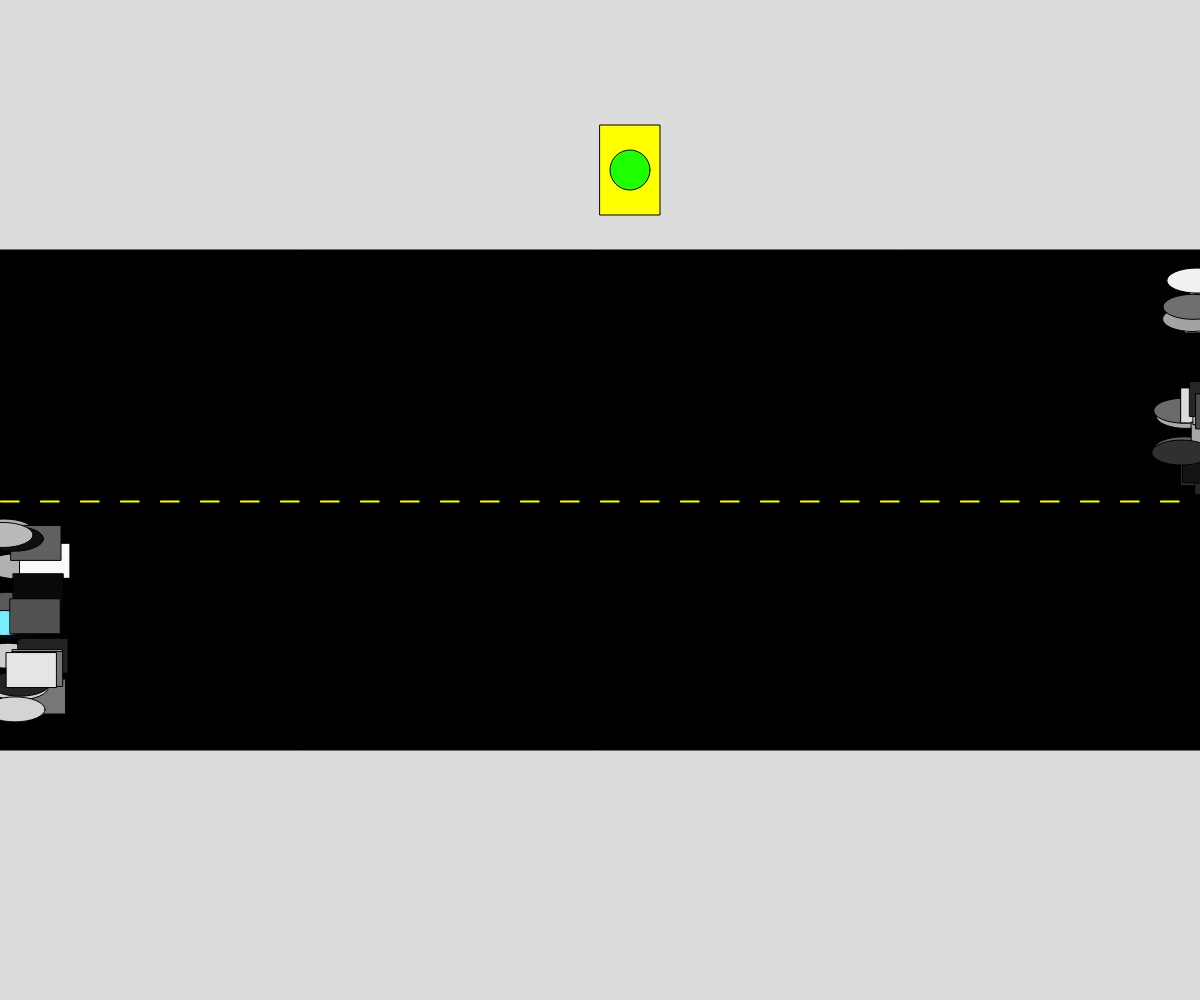
Frame 1 (no input)
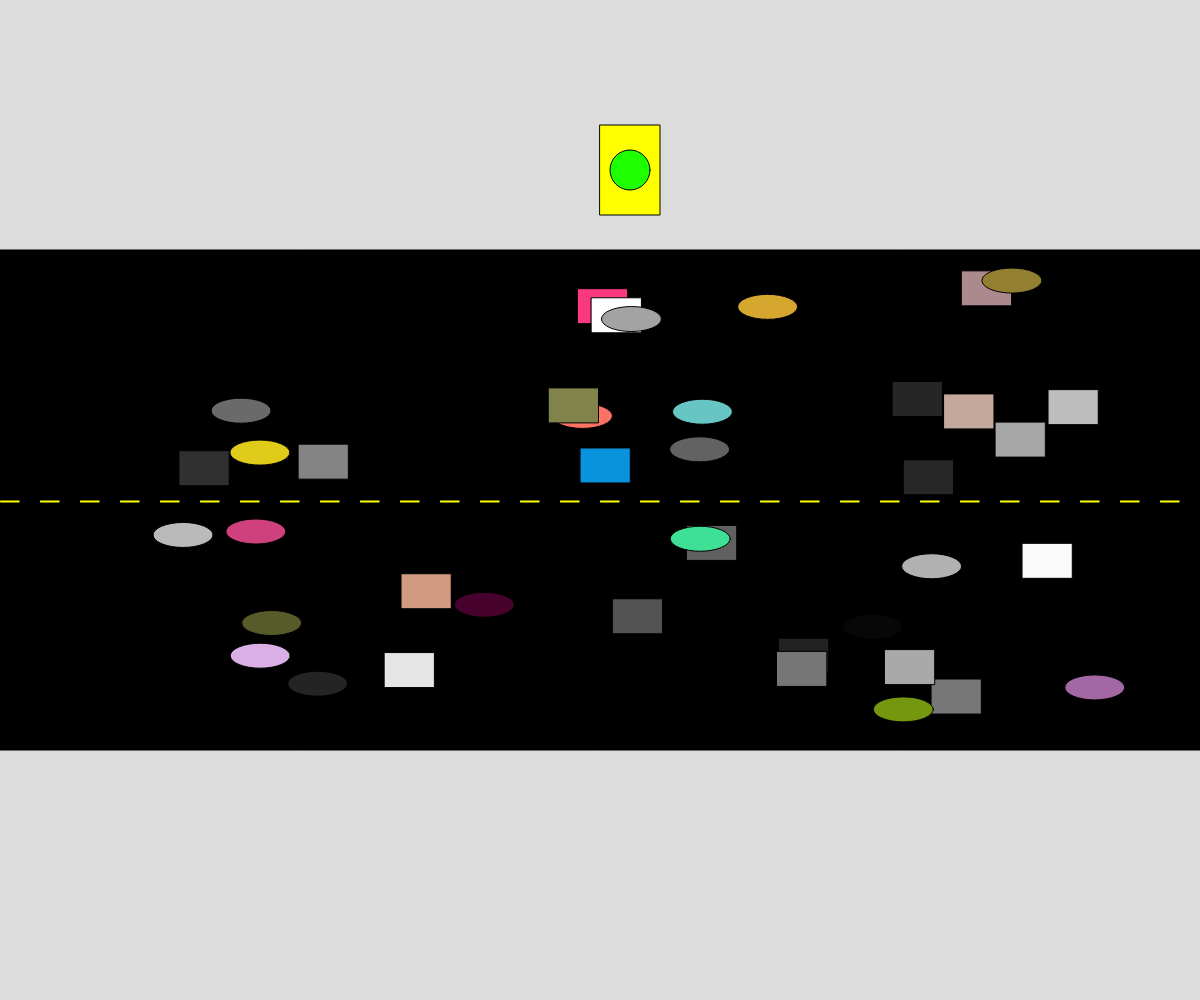
Frame 60 (no input)
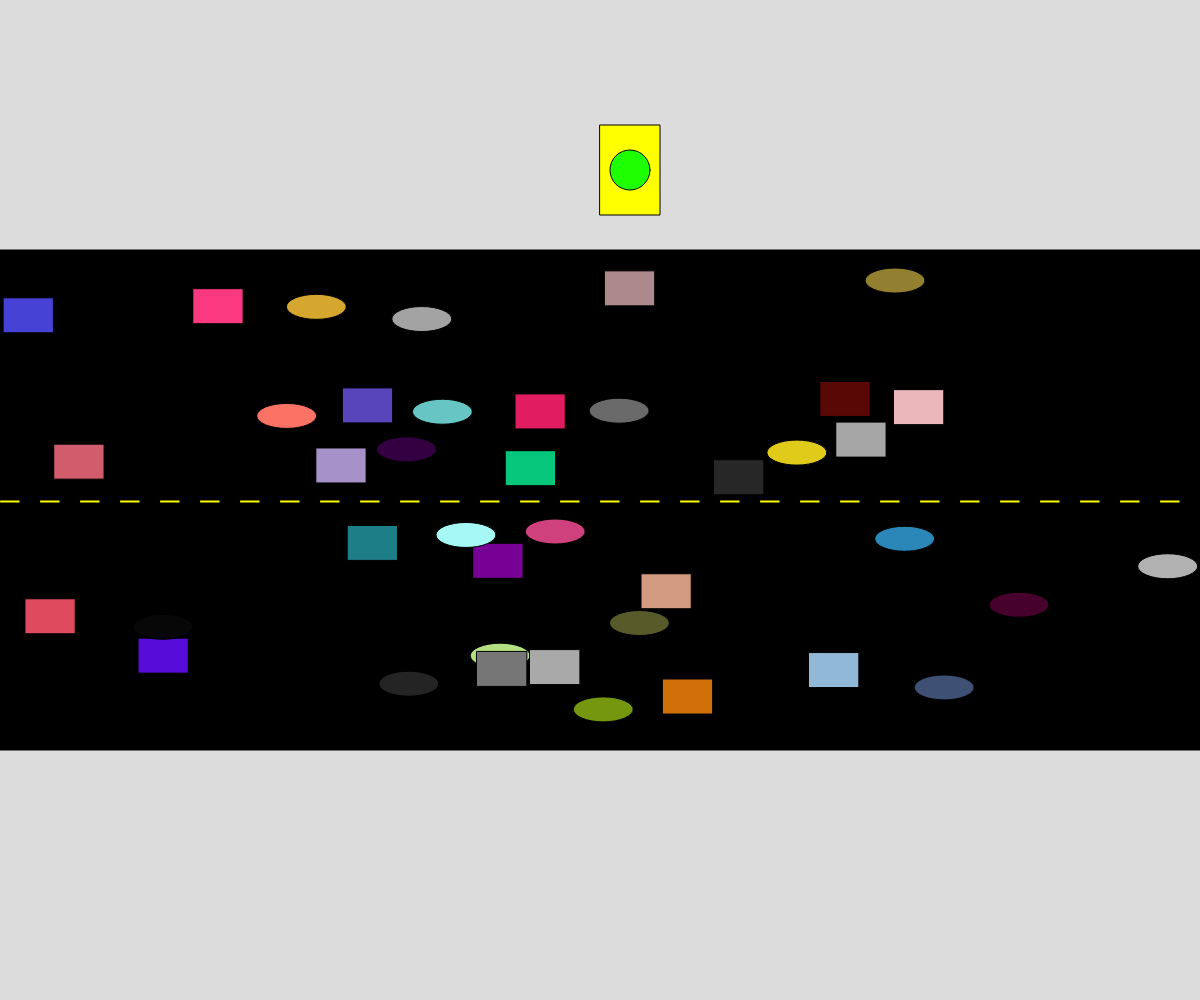
Frame 120 (the mouse pressed at the canvas centre since frame 60)

The p5.js sketch that drew these frames (run headless with seeded random() and noise() and a simulated clock; from frame 60 on, the mouse is pressed at the canvas centre):

// p5.js sketch
// ── sketch.js
// Cars Cars Cars
// Adeeb Rahman
// 10.18.2024


//global variables
let eastbound = [];
let westbound = [];
let myLight;
let redFrames;
let trafficLightColor = "green";



function setup() {
  createCanvas(windowWidth, windowHeight);

  //create 20 cars in eastbound
  for (let i = 0; i < 20; i++) {
    eastbound.push(new Vehicle(random(height/2 + 20, height*3/4 - 40), int(random(0, 2)), 1));
  }

  //create 20 cars in westbound
  for (let i = 0; i < 20; i++) {
    westbound.push(new Vehicle(random(height/4 + 20, height/2 - 40), int(random(0,2)), 0));
  }
  //the constant values were added to prevent overlap with middle or off-road vehicles

  //light
  myLight = new Light(width/2, (height/4)/2);
}

function draw() {
  background(220);
  drawRoad();
  myLight.display();
  controlLight();

  //stop vehicles on red
  for (let i of eastbound) {
    if (trafficLightColor === "red") {
      i.display();
    }
  }

  //for every vehicle going east, apply .action()
  for (let i = 0; i < eastbound.length; i++) {
    eastbound[i].action();
  }

  //for every vehicle going west, apply .action()
  for (let i = 0; i < westbound.length; i++) {
    westbound[i].action();
  }
}

function drawRoad() {
  fill(0);
  rect(0, height/4, width, height/2);
  fill(255, 255, 0);

  let lineDistance = 40;
  for (let i = 0; i < width; i++) {
    rect(0 + i*lineDistance, height/2, 20, 3);
  }
}

function mouseClicked() {

  //adds car to westbound when shift click
  if (keyIsPressed && keyCode === SHIFT) {
    westbound.push(new Vehicle(random(height/4 + 20, height/2 - 40), int(random(0,2)), 0));
  }

  //adds car when just click
  else {
    eastbound.push(new Vehicle(random(height/2 + 20, height*3/4 - 40), int(random(0, 2)), 1));
  }
}

function controlLight() {
  if (trafficLightColor === "red") {
    redFrames++;
  }
  if (redFrames >= 120) {
    trafficLightColor = "green";
    redFrames = 0;
    myLight.light = "green";
  }
}

function keyPressed() {
  if (keyCode === 32) {
    trafficLightColor = "red";
    myLight.light = "red";
    redFrames = 0;
  }
}

/////////////////////////////CLASS//////////////////////////////////

class Light {
  //////////constructor//////////
  constructor(x, y) {
    this.x = x;
    this.y = y;
    this.light = "green";
  }

  display() {
    fill(255, 255, 0);
    rect(this.x, this.y, 60, 90);
    
    if (this.light === "green") {
      fill(30, 255, 0);
      circle(this.x + 30, this.y + 45, 40);
    }

    if (this.light === "red") {
      fill(255, 30, 0);
      circle(this.x + 30, this.y + 45, 40);
    }
  }

  lightSwitch() {

    //if light is green, switch to red
    if (this.light === "green") {
      this.light = "red";
    }

    //if light is red, switch to green
    if (this.light === "red") {
      this.light = "green";
    }
  }
}


class Vehicle {

  ///////constructor////////
  constructor(y, type, direction) {

    //0 is a car, 1 is a truck
    this.type = type;
    this.color = color((random(255), random(255), random(255)));

    //0 is westbound, 1 is eastbound
    this.direction = direction;

    //if eastbound, then start at left, otherwise start at right
    if (this.direction === 1) {
      this.x = 0;
    }
    else {
      this.x = width;
    }

    this.y = y; 
    this.xSpeed = random(3, 20);

    //if going westbound, turn xSpeed negative to go from eastbound to west
    if (this.direction === 0) {
      this.xSpeed *= -1;
    }
  }

  //.action() contains all functions for vehicles to do things
  action() {
    this.move();
    if (random(0, 1) < 0.01) {
      this.speedUp();
    }
    if (random(1) < 0.01) {
      this.speedDown();
    }
    if (random(1) < 0.01) {
      this.changeColor();
    }
    this.display();
  }

  //for vehicle appearance
  display() {
    fill(this.color);
    ///car
    if (this.type === 0) {
      ellipse(this.x, this.y, 60, 25);
    }
    ///truck
    else if (this.type === 1) {
      rect(this.x, this.y, 50, 35);
    }
  }

  move() {
    //keep vehicles in frame
    this.x += this.xSpeed;
    if (this.x > width) {
      this.x -= width;
    }
    if (this.x < 0) {
      this.x += width;
    }
  }

  speedUp() {
    //if car going east, then add random value to speed (positive)
    if (this.direction === 1) {
      this.xSpeed += random(0, 3);
      if (this.xSpeed > 15) {
        this.xSpeed = 15;
      }
    }
    //if car going west, then add random value to speed (negative)
    else if (this.direction === 0) {
      this.xSpeed -= random(0, 3);
      if (this.xSpeed < -15) {
        this.xSpeed = -15;
      }
    }
  }

  speedDown() {
    //if car going east, then add negative to speed to slow down
    if (this.direction === 1) {
      this.xSpeed -= random(0, 15);
      if (this.xSpeed <= 0) {
        this.xSpeed = 4;
      }
    } 
    //if car going west, then add negative to slow down
    if (this.direction === 0) {
      this.xSpeed += random(0, 15);
      if (this.xSpeed >= 0) {
        this.xSpeed = -4;
      }
    }
  }

  changeColor() {
    this.color = color(random(255), random(255), random(255));
  }
}
